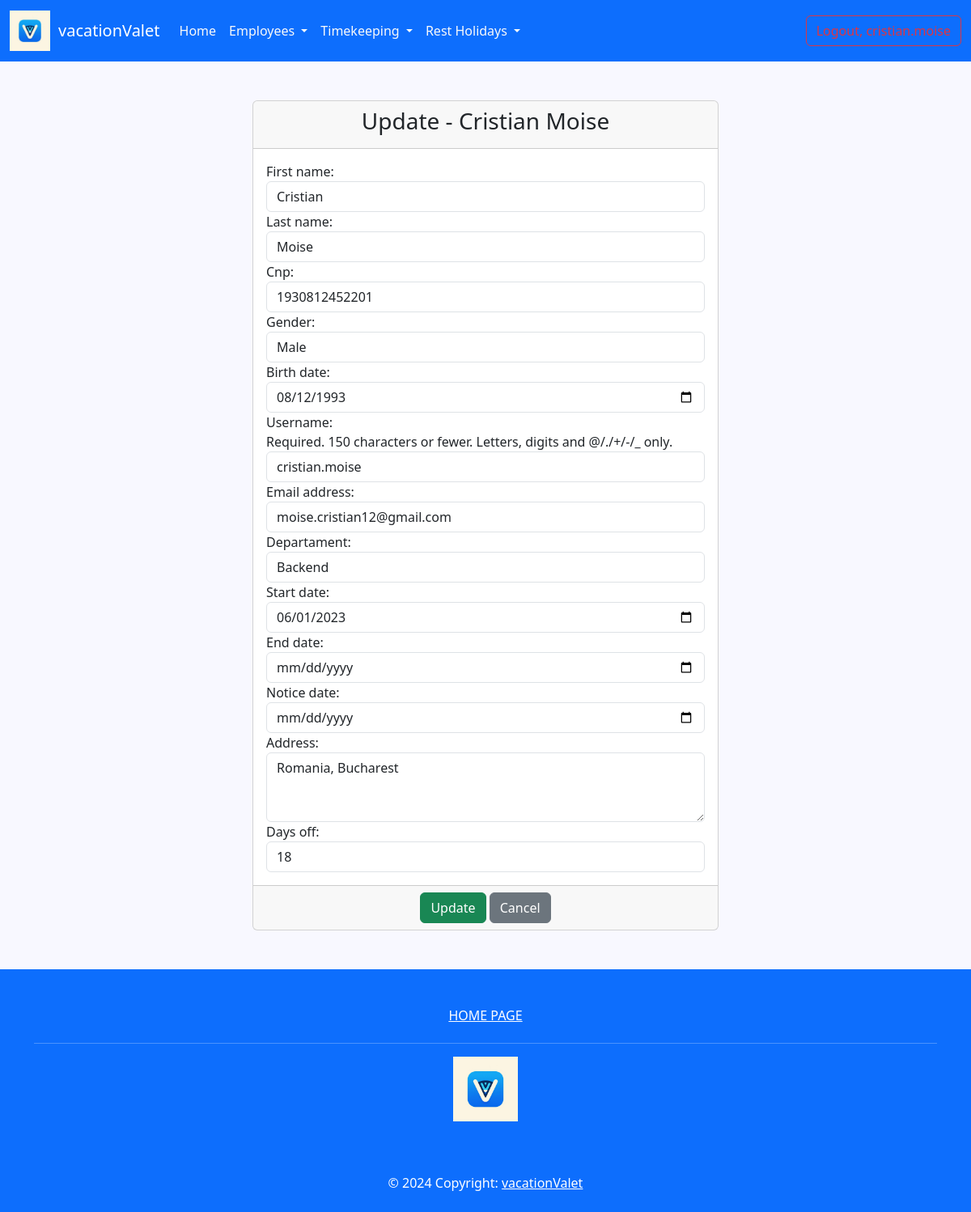
The page /update_employee/7/ (signed in) on the database as committed earlier.
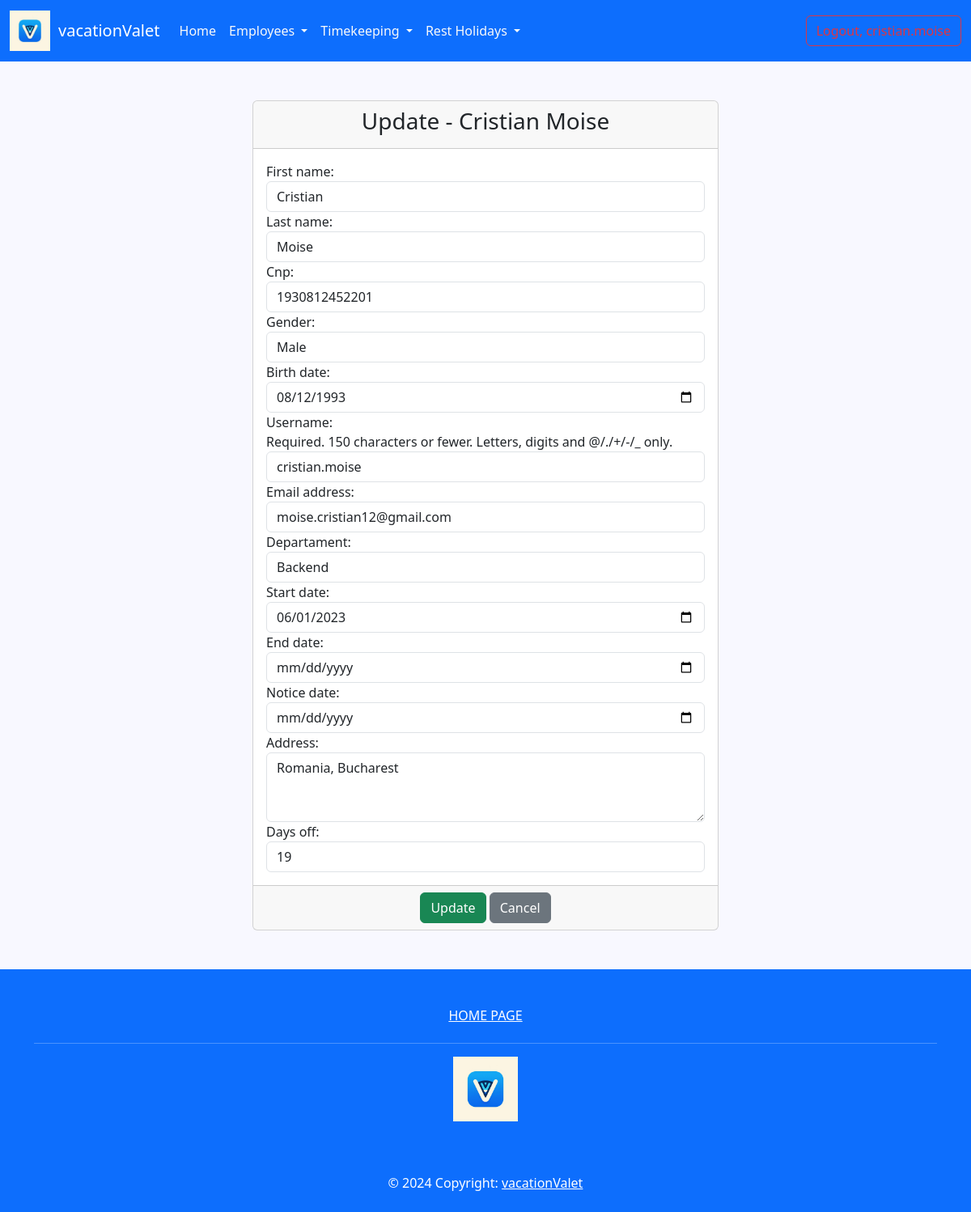
The same page on the database as committed later.
### employee/models.py (models this page shows, shortened)
class Employee(AbstractUser):
    GENDER_OPTIONS = (
        ('male', 'Male'),
        ('female', 'Female')
    )
    cnp = models.IntegerField(blank=False, null=True, unique=True)
    gender = models.CharField(max_length=6, choices=GENDER_OPTIONS, null=True)
    birth_date = models.DateField(null=True, blank=False)
    departament = models.ForeignKey(Department, on_delete=models.CASCADE, null=True)
    start_date = models.DateField(null=True)
    end_date = models.DateField(null=True, blank=True)
    notice_date = models.DateField(null=True, blank=True)
    address = models.TextField(blank=True, null=True)
    is_supervisor = models.BooleanField(default=False, blank=True, null=True)
    days_off = models.IntegerField(blank=True, null=True)
    created_at = models.DateTimeField(auto_now_add=True)
    updated_at = models.DateTimeField(auto_now=True)
    def __str__(self):
        return f'{self.first_name} {self.last_name}'  # Implicit mostenite din clasa AbstractUser
    @property
    def is_supervisor(self):
        return Department.objects.filter(supervisor=self).exists()

### employee/views.py (the view)
# urls.py: path('update_employee/<int:pk>/', views.EmployeeUpdateView.as_view(), name='update-employee'),
class EmployeeUpdateView(LoginRequiredMixin, UpdateView):
    template_name = 'employee/update_employee.html'
    model = Employee
    form_class = EmployeeUpdateForm
    success_url = reverse_lazy('list-employees')

### employee/models.py (called while the page is built)
    def __str__(self):
        return self.name

### templates/employee/update_employee.html (shortened to what this page needs)
{% extends 'base.html' %}
{% block content %}
    <div class="container-fluid">
        <div class="row">
            <div class="col-md-6 offset-md-3 gy-5">
                <div class="card">
                    <div class="card-header">
                        <h3 class="text-center">Update - {{ employee }}</h3>
                    </div>
                    <form method="POST" enctype="multipart/form-data">
                        <div class="card-body">
                            {{ form }}
                        </div>
                        <div class="card-footer text-center">
                            <button type="submit" class="btn btn-success">Update</button>
                            <a href="{% url 'list-employees' %}" class="btn btn-secondary">Cancel</a>
                        </div>
                    </form>
                </div>
            </div>
        </div>
    </div>
{% endblock %}

Rows that differ between the two databases and show on the page:
changed Employee "Cristian Moise": days_off "18" → "19"
